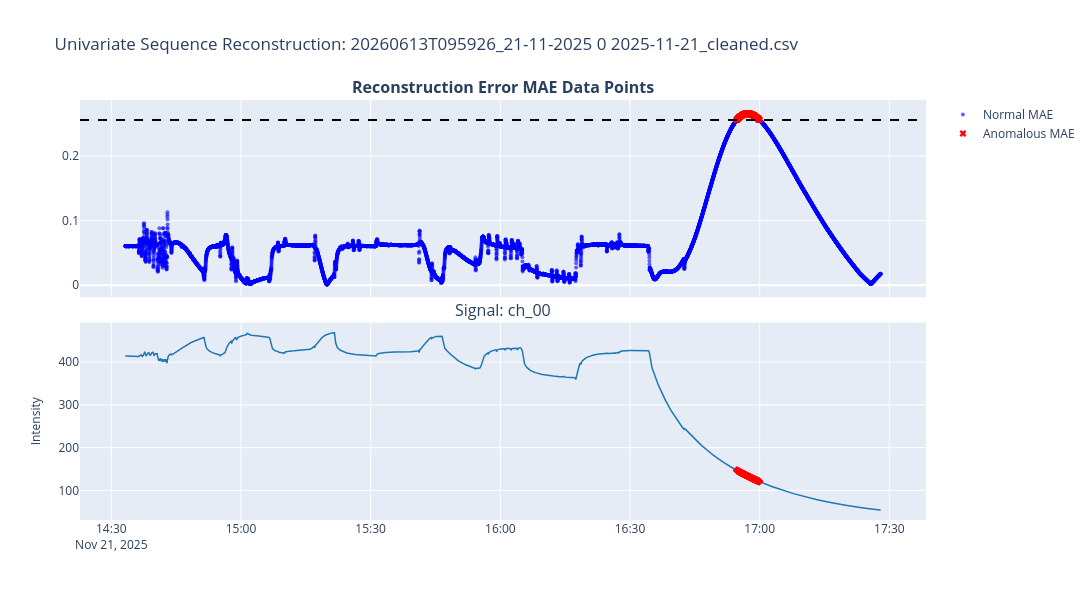

The notebook cell this image was saved under:
### Code cell
import os
import numpy as np
import pandas as pd
import plotly.graph_objects as go
from plotly.subplots import make_subplots
from sklearn.preprocessing import StandardScaler
import torch
import torch.nn as nn
import torch.optim as optim
from torch.utils.data import TensorDataset, DataLoader

# 1. LOAD, TRACK OVERLOADS, AND IMPUTE
def load_cataluminescence_csv(file_path):
    df = pd.read_csv(file_path)
    df.columns = df.columns.str.strip()
    
    time_col = 'timestamp' if 'timestamp' in df.columns else df.index
    df['Timestamp'] = df[time_col] if isinstance(time_col, str) else df.index
    
    sensor_cols = [col for col in df.columns if 'ch_' in col.lower()]
    
    for col in sensor_cols:
        df[col] = pd.to_numeric(df[col], errors='coerce')
        
        # Track the exact locations of hardware overloads
        overload_col = f"overload_flag_{col}"
        df[overload_col] = (df[col].abs() > 10000) | (df[col] == np.inf)
        
        # Scrub for the neural network
        df.loc[df[overload_col], col] = np.nan
        
    # Impute gaps to maintain sequence integrity
    df[sensor_cols] = df[sensor_cols].fillna(method='ffill').fillna(method='bfill')
        
    return df, sensor_cols

# 2. CREATE SLIDING TIME WINDOWS
def create_sequences(X, timestamps, time_steps):
    Xs, ts = [], []
    for i in range(len(X) - time_steps):
        Xs.append(X.iloc[i:(i + time_steps)].values)
        ts.append(timestamps.iloc[i + time_steps - 1])
    return np.array(Xs), np.array(ts)

# 3. PYTORCH LSTM AUTOENCODER ARCHITECTURE
class LSTMAutoencoder(nn.Module):
    def __init__(self, num_features, hidden_size=32):
        super(LSTMAutoencoder, self).__init__()
        self.hidden_size = hidden_size
        self.encoder_lstm = nn.LSTM(input_size=num_features, hidden_size=hidden_size, batch_first=True)
        self.decoder_lstm = nn.LSTM(input_size=hidden_size, hidden_size=hidden_size, batch_first=True)
        self.output_layer = nn.Linear(hidden_size, num_features)
        
    def forward(self, x):
        batch_size, seq_len, _ = x.size()
        _, (hidden_state, _) = self.encoder_lstm(x)
        last_hidden_state = hidden_state[-1]
        repeated_hidden = last_hidden_state.unsqueeze(1).repeat(1, seq_len, 1)
        decoded, _ = self.decoder_lstm(repeated_hidden)
        reconstructed = self.output_layer(decoded)
        return reconstructed

# 4. TRAINING LOOP
def train_model(model, train_loader, num_epochs=35, learning_rate=0.001):
    print("Beginning PyTorch training loop on univariate data")
    criterion = nn.L1Loss()
    optimizer = optim.Adam(model.parameters(), lr=learning_rate)
    
    model.train()
    for epoch in range(num_epochs):
        epoch_loss = 0.0
        for batch_x in train_loader:
            optimizer.zero_grad()
            outputs = model(batch_x[0])
            loss = criterion(outputs, batch_x[0])
            loss.backward()
            optimizer.step()
            epoch_loss += loss.item()
            
    print("Training complete.")
    return model

# 5. UNSUPERVISED SCORING
def evaluate_and_score(model, X_seq_tensor, df_timestamps, contamination=0.03):
    model.eval()
    with torch.no_grad():
        reconstructed = model(X_seq_tensor)
        
    X_seq_np = X_seq_tensor.numpy()
    reconstructed_np = reconstructed.numpy()
    
    mae_loss = np.mean(np.abs(reconstructed_np - X_seq_np), axis=(1, 2))
    
    results_df = pd.DataFrame({
        'Timestamp': df_timestamps,
        'Reconstruction_Error_MAE': mae_loss
    })
    
    threshold = np.percentile(mae_loss, (1 - contamination) * 100)
    results_df['Is_Anomaly'] = results_df['Reconstruction_Error_MAE'] > threshold
    
    print("==================================================")
    print(" CATALUMINESCENCE AUTOENCODER METRICS")
    print("==================================================")
    print(f"Total Sequences Analyzed : {len(results_df)}")
    print(f"Mean Reconstruction Error: {np.mean(mae_loss):.4f}")
    print(f"Max Reconstruction Error : {np.max(mae_loss):.4f}")
    print(f"Decision Threshold       : {threshold:.4f}")
    print(f"Total Anomalies Flagged  : {results_df['Is_Anomaly'].sum()}")
    print("==================================================\n")
    
    return results_df, threshold

# 6. DYNAMIC VISUALIZATION WITH OVERLOAD MARKERS
def plot_results(df_original, results_df, sensor_cols, threshold, file_name):
    df_merged = pd.merge(df_original, results_df, on='Timestamp', how='inner')
    anomalies = df_merged[df_merged['Is_Anomaly'] == True]
    
    num_sensors = len(sensor_cols)
    fig = make_subplots(
        rows=num_sensors + 1, cols=1,
        shared_xaxes=True,
        vertical_spacing=0.06,
        subplot_titles=["<b>Reconstruction Error MAE Data Points</b>"] + [f"Signal: {col}" for col in sensor_cols]
    )
    
    normal_points = df_merged[df_merged['Is_Anomaly'] == False]
    
    fig.add_trace(
        go.Scatter(
            x=normal_points['Timestamp'], y=normal_points['Reconstruction_Error_MAE'],
            mode='markers', name='Normal MAE', marker=dict(color='blue', size=4, opacity=0.6)
        ), row=1, col=1
    )
    fig.add_trace(
        go.Scatter(
            x=anomalies['Timestamp'], y=anomalies['Reconstruction_Error_MAE'],
            mode='markers', name='Anomalous MAE', marker=dict(color='red', size=6, symbol='x')
        ), row=1, col=1
    )
    fig.add_hline(y=threshold, line_dash="dash", line_color="black", row=1, col=1)
    
    colors = ['#1f77b4']
    
    for i, col in enumerate(sensor_cols):
        row_idx = i + 2
        
        fig.add_trace(
            go.Scatter(
                x=df_merged['Timestamp'], y=df_merged[col], mode='lines', 
                line=dict(color=colors[i % len(colors)], width=1.5), showlegend=False
            ), row=row_idx, col=1
        )
        
        fig.add_trace(
            go.Scatter(
                x=anomalies['Timestamp'], y=anomalies[col], mode='markers', 
                marker=dict(color='red', size=6, symbol='diamond'), showlegend=False
            ), row=row_idx, col=1
        )
        
        overload_col = f"overload_flag_{col}"
        hardware_faults = df_merged[df_merged[overload_col] == True]
        
        if not hardware_faults.empty:
            fig.add_trace(
                go.Scatter(
                    x=hardware_faults['Timestamp'], y=hardware_faults[col], mode='markers',
                    marker=dict(color='orange', size=10, symbol='x', line=dict(width=2, color='black')), 
                    name="Hardware Fault", showlegend=False
                ), row=row_idx, col=1
            )
            
        fig.update_yaxes(title_text="Intensity", title_font=dict(size=12), row=row_idx, col=1)

    fig.update_layout(
        title=f"Univariate Sequence Reconstruction: {file_name}",
        height=600,
        width=1250,
        hovermode='x unified'
    )
    fig.show()

# 7. EXECUTION
file_path = r"C:\Users\hari7\Documents\Anamoly Detection\uploads\uploads\cataluminiscence\20260613T095926_21-11-2025 0 2025-11-21_cleaned.csv"

if os.path.exists(file_path):
    df, sensors = load_cataluminescence_csv(file_path)
    
    scaler = StandardScaler()
    df_scaled = pd.DataFrame(scaler.fit_transform(df[sensors]), columns=sensors)
    
    TIME_STEPS = 10
    X_seq, timestamps_seq = create_sequences(df_scaled, df['Timestamp'], TIME_STEPS)
    X_tensor = torch.tensor(X_seq, dtype=torch.float32)
    
    dataset = TensorDataset(X_tensor)
    train_loader = DataLoader(dataset, batch_size=16, shuffle=False)
    
    num_features = len(sensors)
    
    # Hidden size set to 32 for univariate optimization
    pytorch_model = LSTMAutoencoder(num_features=num_features, hidden_size=32)
    trained_model = train_model(pytorch_model, train_loader, num_epochs=35)
    
    results, decision_threshold = evaluate_and_score(trained_model, X_tensor, timestamps_seq, contamination=0.03)
    
    plot_results(df, results, sensors, decision_threshold, os.path.basename(file_path))
else:
    print(f"File not found: {file_path}")

### Figure 1 — Plotly figure (JSON) as saved in the notebook; plotly's stock layout.template omitted (floating-point values rounded to 4 significant figures; data arrays with more than 128 entries replaced by an {"elided": "..."} marker saying what was removed)
{"data": [{"marker": {"color": "blue", "opacity": 0.6, "size": 4}, "mode": "markers", "name": "Normal MAE", "type": "scatter", "x": {"elided": "10172 str values"}, "xaxis": "x", "y": {"elided": "10172 float values"}, "yaxis": "y"}, {"marker": {"color": "red", "size": 6, "symbol": "x"}, "mode": "markers", "name": "Anomalous MAE", "type": "scatter", "x": {"elided": "315 str values"}, "xaxis": "x", "y": {"elided": "315 float values"}, "yaxis": "y"}, {"line": {"color": "#1f77b4", "width": 1.5}, "mode": "lines", "showlegend": false, "type": "scatter", "x": {"elided": "10487 str values"}, "xaxis": "x2", "y": {"elided": "10487 float values"}, "yaxis": "y2"}, {"marker": {"color": "red", "size": 6, "symbol": "diamond"}, "mode": "markers", "showlegend": false, "type": "scatter", "x": {"elided": "315 str values"}, "xaxis": "x2", "y": {"elided": "315 float values"}, "yaxis": "y2"}], "layout": {"annotations": [{"font": {"size": 16}, "showarrow": false, "text": "<b>Reconstruction Error MAE Data Points</b>", "x": 0.5, "xanchor": "center", "xref": "paper", "y": 1, "yanchor": "bottom", "yref": "paper"}, {"font": {"size": 16}, "showarrow": false, "text": "Signal: ch_00", "x": 0.5, "xanchor": "center", "xref": "paper", "y": 0.47, "yanchor": "bottom", "yref": "paper"}], "height": 600, "hovermode": "x unified", "shapes": [{"line": {"color": "black", "dash": "dash"}, "type": "line", "x0": 0, "x1": 1, "xref": "x domain", "y0": 0.2562, "y1": 0.2562, "yref": "y"}], "title": {"text": "Univariate Sequence Reconstruction: 20260613T095926_21-11-2025 0 2025-11-21_cleaned.csv"}, "width": 1250, "xaxis": {"anchor": "y", "domain": [0, 1], "matches": "x2", "showticklabels": false}, "xaxis2": {"anchor": "y2", "domain": [0, 1]}, "yaxis": {"anchor": "x", "domain": [0.53, 1]}, "yaxis2": {"anchor": "x2", "domain": [0, 0.47], "title": {"font": {"size": 12}, "text": "Intensity"}}}}
